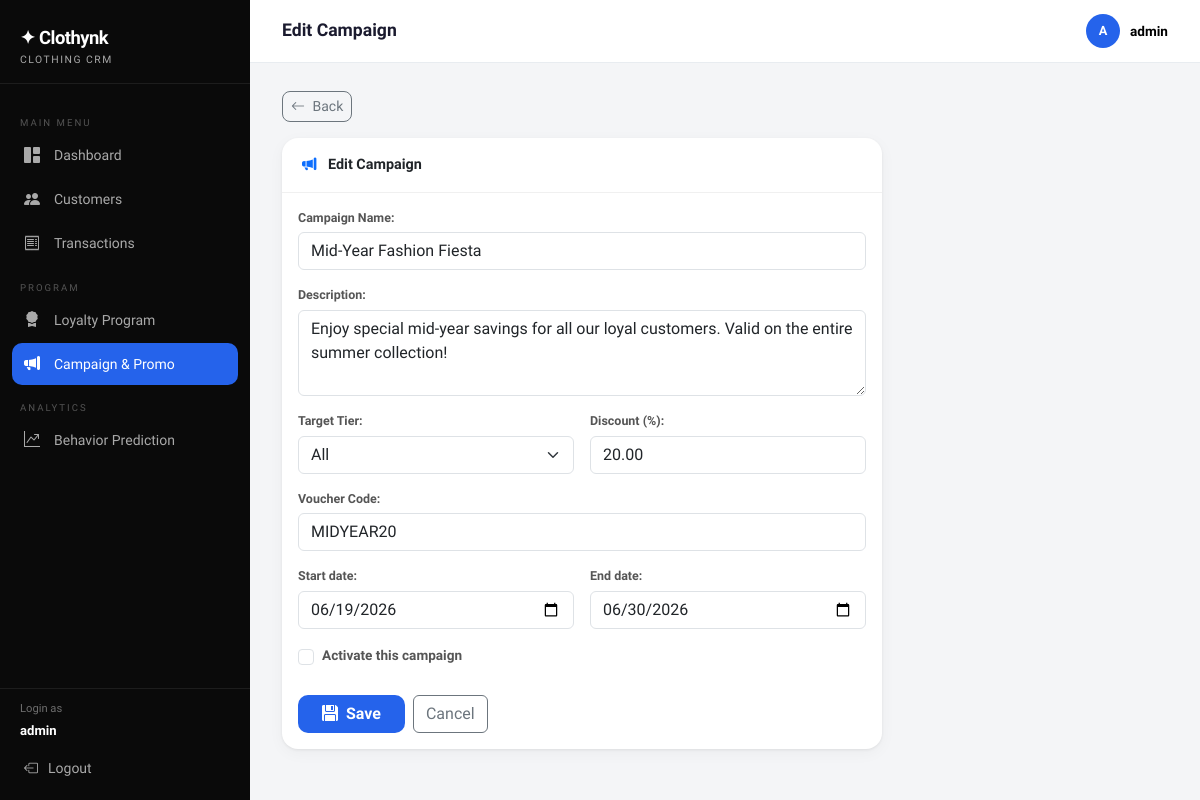
/campaign/2/edit/ (signed in), run on an earlier commit of the app's database.
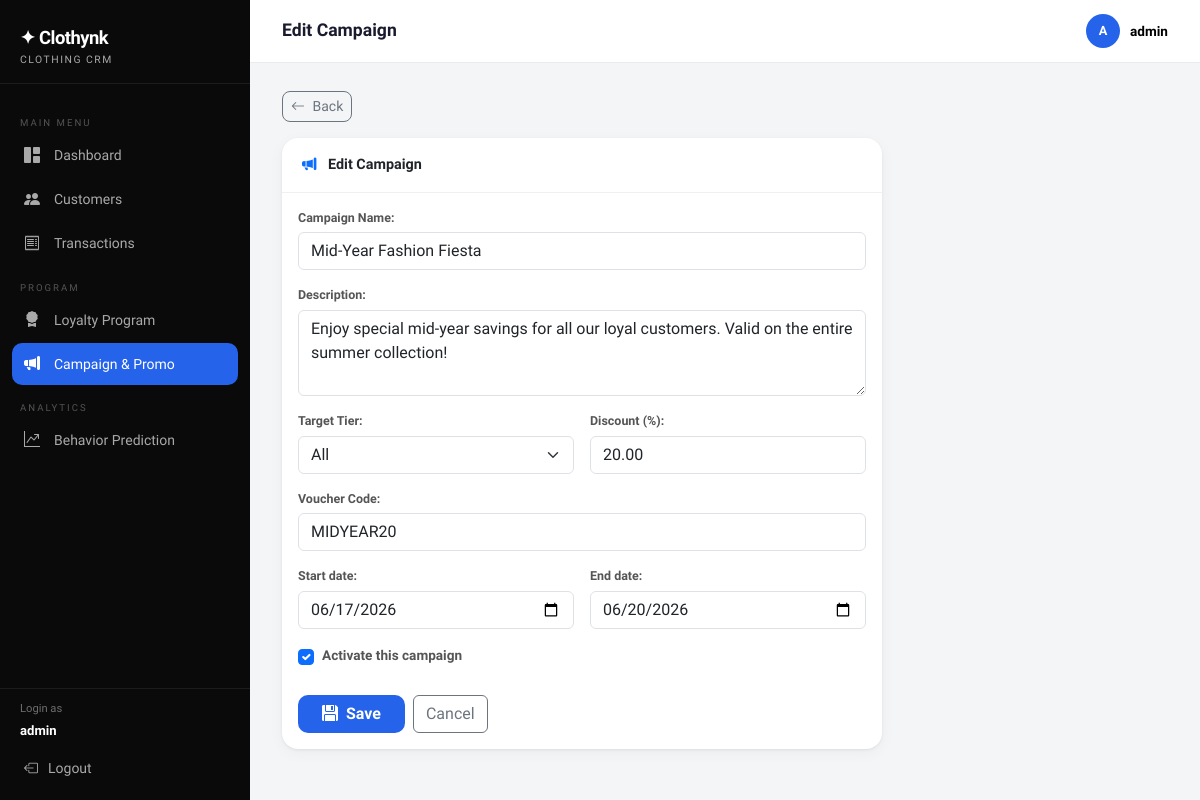
And on a later commit of the database.
### core/models.py (models this page shows, shortened)
class Campaign(models.Model):
    TARGET_TIER_CHOICES = [('all', 'All')] + LoyaltyProfile.TIER_CHOICES
    name                = models.CharField(max_length=150, verbose_name='Campaign Name')
    description         = models.TextField(verbose_name='Description')
    start_date          = models.DateField(verbose_name='Start Date')
    end_date            = models.DateField(verbose_name='End Date')
    target_tier         = models.CharField(max_length=10, choices=TARGET_TIER_CHOICES, default='all', verbose_name='Target Tier')
    discount_percentage = models.DecimalField(max_digits=5, decimal_places=2, verbose_name='Discount (%)')
    voucher_code        = models.CharField(max_length=50, verbose_name='Voucher Code')
    is_active           = models.BooleanField(default=True, verbose_name='Active?')
    created_at          = models.DateTimeField(auto_now_add=True)
    class Meta:
        ordering = ['-created_at']
        verbose_name = 'Campaign'
        verbose_name_plural = 'Campaign'

### core/views.py (the view)
# urls.py: path('campaign/<int:pk>/edit/', views.campaign_edit, name='campaign_edit'),
@login_required
def campaign_edit(request, pk):
    campaign = get_object_or_404(Campaign, pk=pk)
    form = CampaignForm(request.POST or None, instance=campaign)
    if form.is_valid():
        form.save()
        messages.success(request, 'Campaign updated successfully!')
        return redirect('campaign_list')
    return render(request, 'core/campaign_form.html', {'form': form, 'title': 'Edit Campaign', 'campaign': campaign})

### core/forms.py
class CampaignForm(forms.ModelForm):
    start_date = forms.DateField(
        widget=forms.DateInput(
            format='%Y-%m-%d',
            attrs={'type': 'date', 'class': 'form-control'}
        )
    )
    end_date = forms.DateField(
        widget=forms.DateInput(
            format='%Y-%m-%d',
            attrs={'type': 'date', 'class': 'form-control'}
        )
    )
    class Meta:
        model = Campaign
        fields = ['name', 'description', 'start_date', 'end_date', 'target_tier', 'discount_percentage', 'voucher_code', 'is_active']
        widgets = {
            'name':                forms.TextInput(attrs={'class': 'form-control'}),
            'description':         forms.Textarea(attrs={'class': 'form-control', 'rows': 3}),
            'target_tier':         forms.Select(attrs={'class': 'form-select'}),
            'discount_percentage': forms.NumberInput(attrs={'class': 'form-control', 'step': '0.01'}),
            'voucher_code':        forms.TextInput(attrs={'class': 'form-control'}),
            'is_active':           forms.CheckboxInput(attrs={'class': 'form-check-input'}),
        }

### core/templates/core/campaign_form.html (shortened to what this page needs)
{% extends 'core/base.html' %}
{% block page_title %}{{ title }}{% endblock %}
{% block content %}
<div class="mb-3">
  <a href="{% url 'campaign_list' %}" class="btn btn-sm btn-outline-secondary" style="border-radius:8px;"><i class="bi bi-arrow-left me-1"></i> Back</a>
</div>
<div class="card" style="max-width:600px;">
  <div class="card-header fw-semibold">
    <i class="bi bi-megaphone-fill me-2 text-primary"></i>
    {{ title }}
</div>
  <div class="card-body">
    <form method="post">
      <div class="row g-3">
        <div class="col-12">{{ form.name.label_tag }}{{ form.name }}</div>
        <div class="col-12">{{ form.description.label_tag }}{{ form.description }}</div>
       <div class="col-md-6">{{ form.target_tier.label_tag }}{{ form.target_tier }}</div>
        <div class="col-md-6">{{ form.discount_percentage.label_tag }}{{ form.discount_percentage }}</div>
        <div class="col-12">{{ form.voucher_code.label_tag }}{{ form.voucher_code }}</div>
        <div class="col-md-6">{{ form.start_date.label_tag }}{{ form.start_date }}</div>
        <div class="col-md-6">{{ form.end_date.label_tag }}{{ form.end_date }}</div>
        <div class="col-12">
          <div class="form-check">
            {{ form.is_active }}
            <label class="form-check-label" for="{{ form.is_active.id_for_label }}" style="font-size:0.85rem;">
              Activate this campaign
            </label>
          </div>
        </div>
      </div>
      <div class="d-flex gap-2 mt-4">
        <button type="submit" class="btn btn-accent px-4"><i class="bi bi-floppy-fill me-1"></i> Save</button>
        <a href="{% url 'campaign_list' %}" class="btn btn-outline-secondary">Cancel</a>
      </div>
    </form>
  </div>
</div>
{% endblock %}

What changed in the data, as far as the page shows it:
changed Campaign "Mid-Year Fashion Fiesta": start_date "06/19/2026" → "06/17/2026"; end_date "06/30/2026" → "06/20/2026"; is_active "☐" → "☑"
